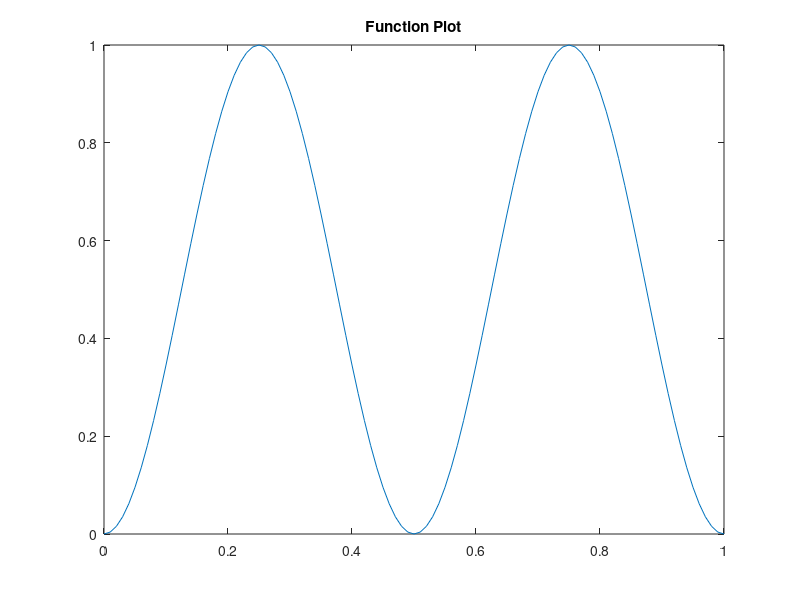

Here is the MATLAB script that generated this plot: (Note: this script raises an error after producing the figure.)
%% Script for Lab Activity, Section 5.1
% Cory Cutsail, MATH426
%% 1) 
% Consider the function $f(x) = sin^2(2\pi x)$ on $x\in[0,1]$. Plot the
% function on this interval. 
clear all; close all;
f = @(x)(sin(2*pi*x)).^2;
x = linspace(0,1,101)';
plot(x,f(x))
title('Function Plot')
%% 2) 
% Use hatfun.m and plinterp.m to approximate $f(x)$ using $n = 11$ equally spaced nodes, and plot this on top of the given function.
t = linspace(0,1,12);
for n = 1:11;
    H = hatfun(x,t,n-1);
    hold on
    plot(x,H)
    title('Hat Function')
end

y = f(t);
p = @(x)plinterp(x,t,y);
figure
plot(x,p(x),'o-',x,f(x),'-') 


%% 3)
% Approximate the function using $n = [11, 21, 41, 81, 161, 321, 641, 1281]$ nodes
% and using a model sequence as in the example in class, or using ratios,
% show that convergence is $O(h^{-2})$ or $O(^{-2})$. The error from the
%  last problem persists 
figure1 = figure('Position', [100, 100, 1024, 1200]);
err_ = []
for k = 1:8;
    n(k) = 5*2^k+1;
    t = linspace(0,1,n(k));
    H = hatfun(x,t,n(k)-1);
    y = f(t);
    p = @(x)plinterp(x,t,y);
    subplot(3,3,k)
    plot(x,p(x),'ro',x,f(x),'-') 
    name = sprintf('Polynomial Interpolation with #(nodes) = %i',n(k));
    title(name)
    err = max(abs( f(x)-p(x))); 
    err_ = [err_;err];
    %plot(x,p(x),'ro',x,f(x),'-') 
end